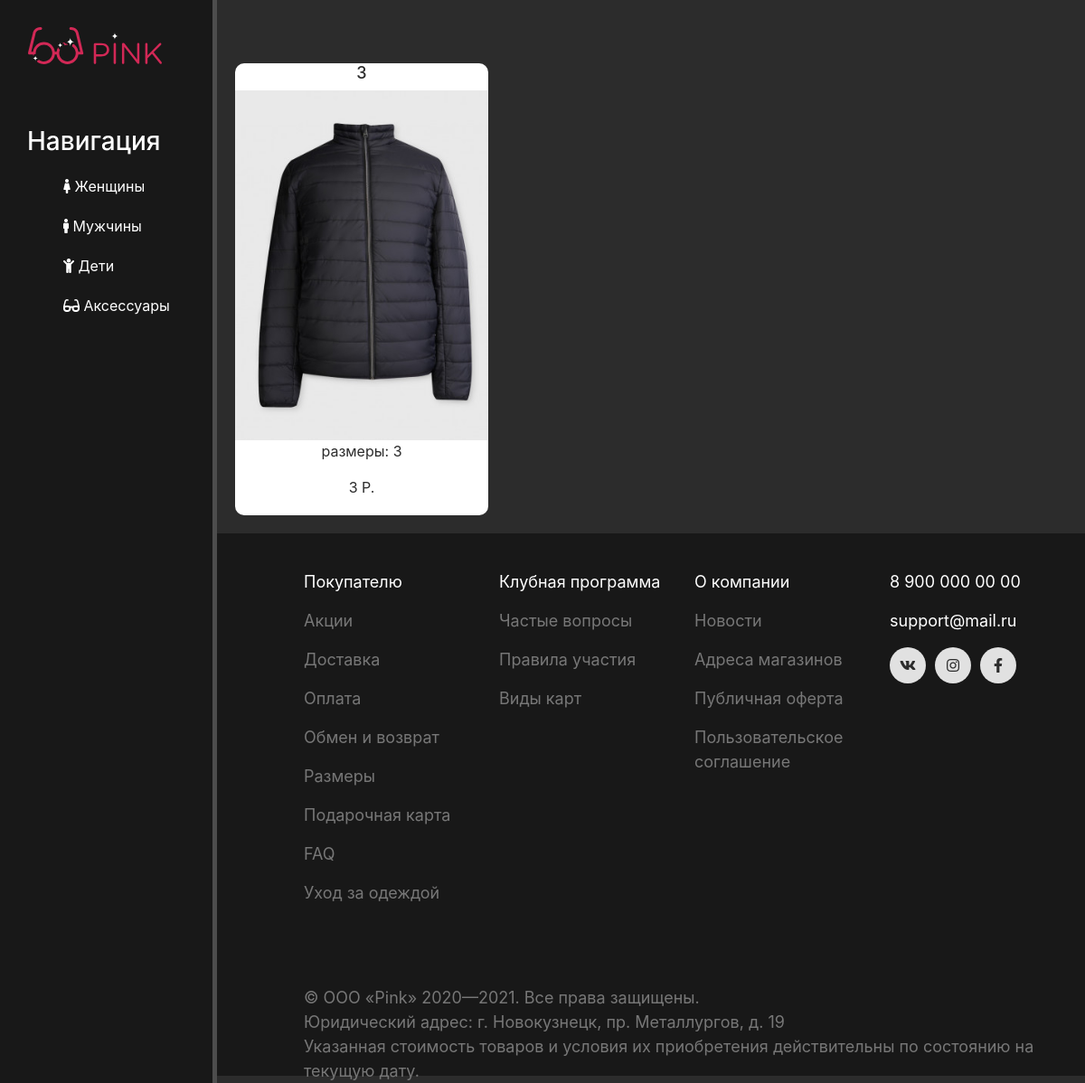
The page /female on the database as committed earlier.
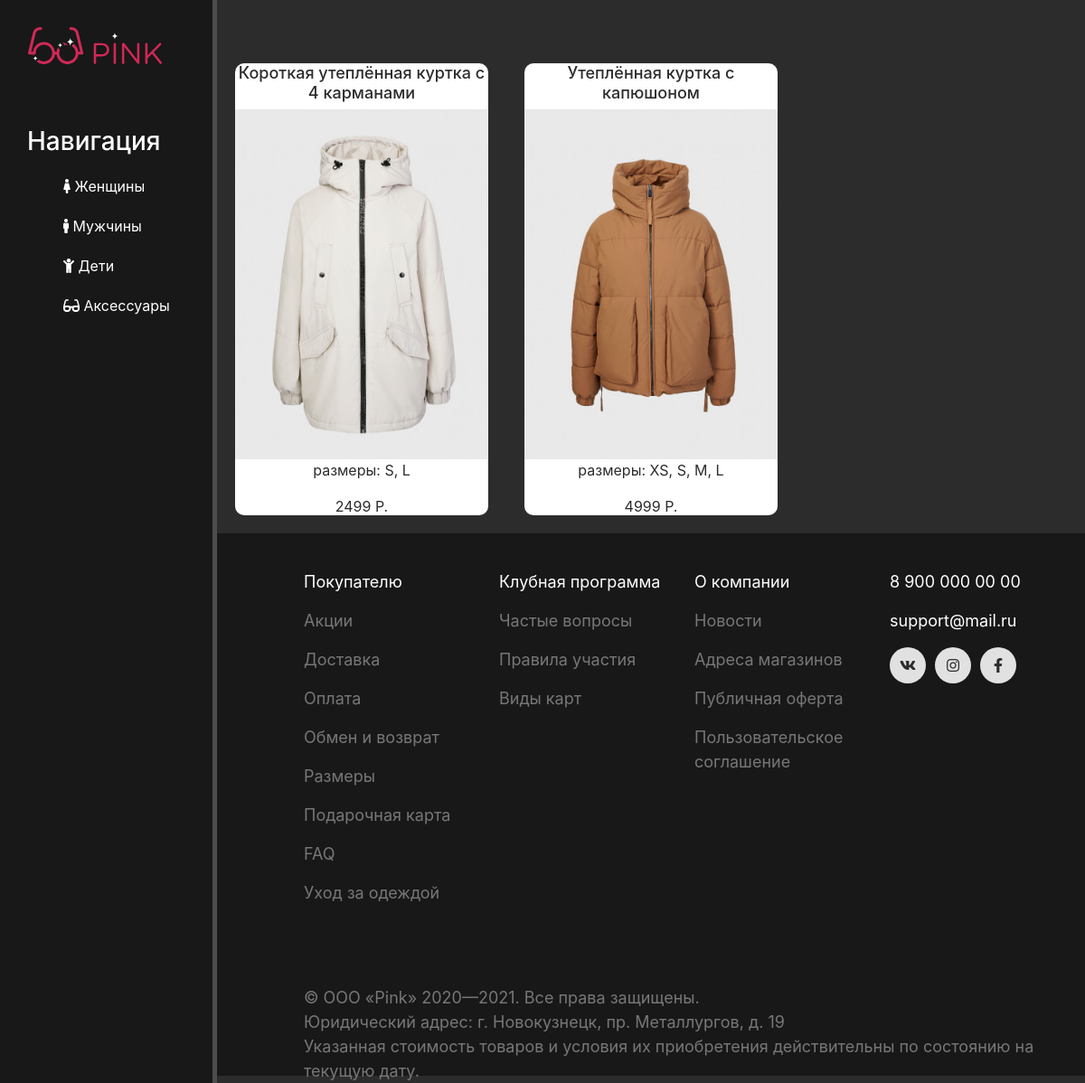
The same page on the database as committed later.
### main/models.py (models this page shows, shortened)
class female_clothes(models.Model):
    title = models.CharField('Название',max_length=50)
    description = models.TextField('Описание',max_length=1000)
    make = models.CharField('Изготовитель',max_length=50)
    priсe = models.CharField('Цена',max_length=50)
    composition = models.CharField('Состав',max_length=150)
    size = models.CharField('Размеры',max_length=50)
    color = models.CharField('Цвет',max_length=50)
    image = models.ImageField('Изображение')
    availability = models.CharField('Наличие',max_length=50,default='')
    delivery = models.CharField('Доставка',max_length=50,default='')
    class Meta:
        verbose_name = 'Женская одежда'
        verbose_name_plural = 'Женская одежда'

### main/views.py (the view)
# urls.py: path('female', views.female, name='female'),
def female(request):
    female = female_clothes.objects.all()
    return render(request, 'main/female.html', {'female': female})

### main/templates/main/female.html (shortened to what this page needs)
{% extends 'main/layout.html' %}
{% block content %}
<div class="features">
    {% for el in female %}
    <a href="{% url 'new-page' el.id %}">
        <div class="box">
            <h2>{{ el.title }}</h2>
            <img style="width: 100%;" src="{{ el.image }}" alt="">
            <p>размеры: {{ el.size }}</p>
            <p>{{ el.priсe }} Р.</p>
        </div>
    </a>
    {% endfor %}
</div>
{% endblock %}

Rows that differ between the two databases and show on the page:
changed female_clothes: title "3" → "Короткая утеплённая куртка с 4 карманами"; image: a different picture; size "3" → "S, L"; priсe "3" → "2499"
added female_clothes: title "Утеплённая куртка с капюшоном", image (picture), size "XS, S, M, L", priсe "4999"
